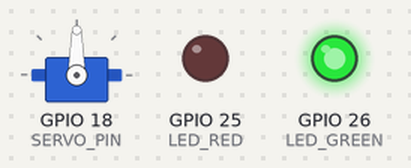
Bench run of a sketch on a simulated ESP32. Parts: servo, output pins drawn as LEDs (lit = HIGH). WiFi joins after 1.5 s; servers stay silent unless stated.

Above: at 0.1 s.
At 15.5 s:
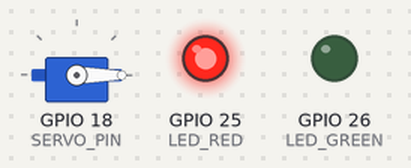
Timing chart, 0 to 17.0 s (numbered marks = the images above):
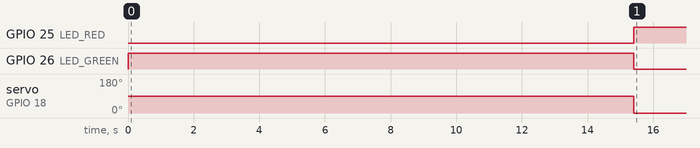

The sketch:

floodway_barrier.ino
```cpp
// FloodWay bench barrier - ESP32 + SG90 servo + red/green LEDs. BENCH PROTOTYPE ONLY: it models an underpass barrier
// arm on a desk. It polls the backend for one simulated barrier and moves the arm to match. It never drives a real road
// barrier, and a real one needs a certified controller, a fail-safe position and a manual override on site.
//
// Pair it with floodway_node.ino posting as fw-node-03 (or the Klang sample camera) to show the whole loop:
// water reaches DANGER -> backend closes B-02 -> this arm drops -> the map stops routing through the underpass.
#include <WiFi.h>
#include <HTTPClient.h>
#include <ESP32Servo.h>

const char* WIFI_SSID = "YOUR_WIFI";       const char* WIFI_PASS = "YOUR_PASS";
const char* STATE_URL = "http://YOUR_HOST:8080/api/v1/vision/barriers/B-02";  // read-only, no token needed
const int SERVO_PIN = 18, LED_RED = 25, LED_GREEN = 26;
const int ARM_UP = 90, ARM_DOWN = 0;        // degrees
const uint32_t POLL_MS = 2000;
const uint32_t STALE_MS = 15000;            // no answer for this long -> fail safe (arm down, red blinking)

Servo arm;
uint32_t lastOk = 0;
bool closed = false;

void show(bool isClosed, bool stale) {
  arm.write(isClosed ? ARM_DOWN : ARM_UP);
  digitalWrite(LED_GREEN, (!isClosed && !stale) ? HIGH : LOW);
  digitalWrite(LED_RED, isClosed ? HIGH : (stale ? (millis() / 300) % 2 : LOW));
}

void setup() {
  pinMode(LED_RED, OUTPUT); pinMode(LED_GREEN, OUTPUT);
  arm.attach(SERVO_PIN);
  show(true, true);                         // start closed until the server answers: safe by default
  WiFi.begin(WIFI_SSID, WIFI_PASS);
}

void loop() {
  if (WiFi.status() == WL_CONNECTED) {
    HTTPClient http;
    http.begin(STATE_URL);
    if (http.GET() == 200) {
      String body = http.getString();       // {"id":"B-02",...,"state":"CLOSED",...}
      closed = body.indexOf("\"state\":\"CLOSED\"") >= 0;
      lastOk = millis();
    }
    http.end();
  }
  bool stale = millis() - lastOk > STALE_MS;
  show(stale ? true : closed, stale);       // lost the server: close and blink, never stay open blind
  delay(POLL_MS);
}
```

Measured:
- by itself, GPIO 25 (LED_RED): LOW → HIGH at 15.4 s
- by itself, GPIO 26 (LED_GREEN): LOW → HIGH at 0.00 s, → LOW 15.4 s later
- by itself, servo on GPIO 18 (SERVO_PIN): 90° → 0° at 15.4 s
